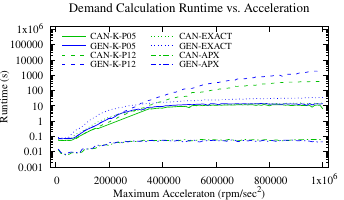

The gnuplot source for this figure:
#Set Title
set title "Demand Calculation Runtime vs. Acceleration" font "Times, 14"

#Set Axis Markings
set xtics font "Times, 12"
set ytics font "Times, 12"
# set grid ytics lt 0 lw 1 lc rgb "#bbbbbb"
# set grid xtics lt 0 lw 1 lc rgb "#bbbbbb"
set ylabel 'Runtime (s)' font "Times, 12" offset 3,0
set xlabel 'Maximum Acceleraton (rpm/sec^2)' font "Times, 12" offset 0,0.5

set xrange [-20000:1020000]
set yrange [0.001:1500000]

# set format y "%2.0t{/Symbol \264}10^{%L}"

#Prepare to handle CSVs
set datafile separator ','

#Configure Global PDF Outputs
set terminal pdf enhanced size 3.44in,2in
set key font "Times, 10"

set key autotitle columnhead

#Set key
# set key at 5.75, 900
set key top left
# set key spacing 1.1
set key width 3
set key reverse
set key Left
set key maxrows 4

set xtics 200000
# set lmargin 8
#l,r,b,t
set margins 7,2,2.5,2
# set logscale x 10
set logscale y 10

#Name PDF
set output "exp3-accel-p5-12-simplify-cangen.pdf"

plot \
    '../../src/exp_data/var_accel-kavr24-p5-can-1s-memo-1-slnSeq-0-trace-0-AG.csv' using 8:3 with lines dt 1 lc rgb "web-green" title "CAN-K-P05",\
    '../../src/exp_data/var_accel-kavr24-p5-gen-1s-memo-1-slnSeq-0-trace-0-AG.csv' using 8:3 with lines dt 1 lc rgb "blue" title "GEN-K-P05",\
    '../../src/exp_data/var_accel-kavr24-p12-can-1s-memo-1-slnSeq-0-trace-0-AG.csv' using 8:3 with lines dt 2 lc rgb "web-green" title "CAN-K-P12",\
    '../../src/exp_data/var_accel-kavr24-p12-gen-1s-memo-1-slnSeq-0-trace-0-AG.csv' using 8:3 with lines dt 2 lc rgb "blue" title "GEN-K-P12",\
    '../../src/exp_data/var_accel-exact-p12-can-1s-memo-1-slnSeq-0-trace-0-AG.csv' using 8:3 with lines dt 3 lc rgb "web-green" title "CAN-EXACT",\
    '../../src/exp_data/var_accel-exact-p12-gen-1s-memo-1-slnSeq-0-trace-0-AG.csv' using 8:3 with lines dt 3 lc rgb "blue" title "GEN-EXACT",\
    '../../src/exp_data/var_accel-apx-p12-can-1s-memo-1-slnSeq-0-trace-0-AG.csv' using 8:3 with lines dt 4 lc rgb "web-green" title "CAN-APX",\
    '../../src/exp_data/var_accel-apx-p12-gen-1s-memo-1-slnSeq-0-trace-0-AG.csv' using 8:3 with lines dt 4 lc rgb "blue" title "GEN-APX"